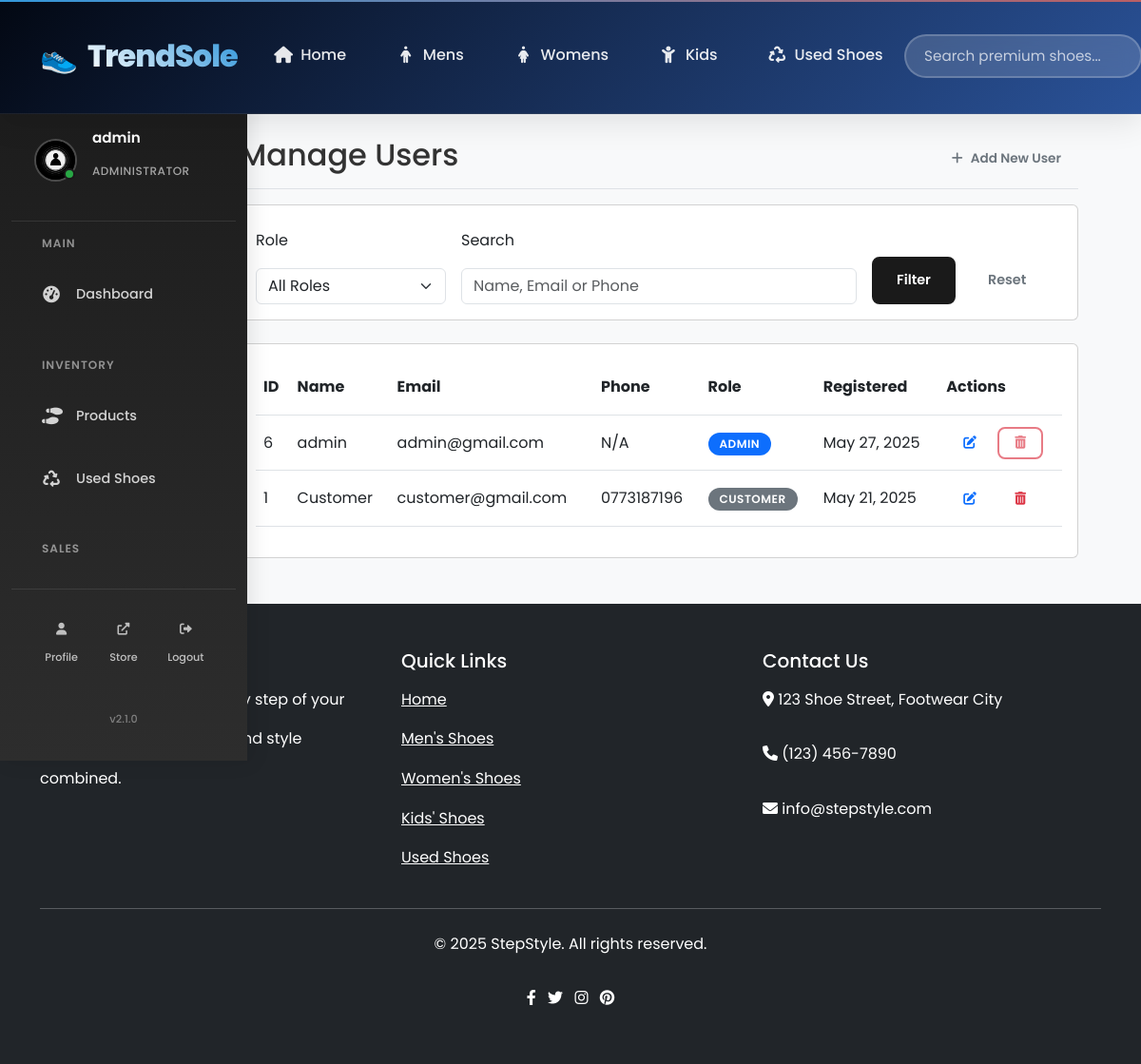
/shoe_store/admin/users/manage.php (signed in), run on the app's committed database.
### tables this page shows
CREATE TABLE `users` (
  `id` int(11) NOT NULL,
  `name` varchar(100) NOT NULL,
  `email` varchar(100) NOT NULL,
  `password` varchar(255) NOT NULL,
  `phone` varchar(20) DEFAULT NULL,
  `address` text DEFAULT NULL,
  `role` enum('admin','customer') DEFAULT 'customer',
  `created_at` timestamp NOT NULL DEFAULT current_timestamp()
);

### shoe_store/admin/users/manage.php (the view, shortened to what this page needs)
<?php
require_once '../../includes/header.php';
$page = isset($_GET['page']) ? (int)$_GET['page'] : 1;
$per_page = 15;
$start = ($page > 1) ? ($page * $per_page) - $per_page : 0;
$search_query = isset($_GET['search']) ? trim($_GET['search']) : '';
$query = "SELECT SQL_CALC_FOUND_ROWS id, name, email, phone, role, created_at
          FROM users";
$query .= " ORDER BY created_at DESC LIMIT $start, $per_page";
$stmt = $conn->prepare($query);
$stmt->execute();
$users = $stmt->get_result();
?>
<div class="container-fluid">
    <div class="row">
        <?php include '../includes/sidebar.php'; ?>
        <main class="col-md-9 ms-sm-auto col-lg-10 px-md-4">
            <div class="d-flex justify-content-between flex-wrap flex-md-nowrap align-items-center pt-3 pb-2 mb-3 border-bottom">
                <h1 class="h2">Manage Users</h1>
                <div class="btn-toolbar mb-2 mb-md-0">
                    <a href="add.php" class="btn btn-sm btn-outline-secondary">
                        <i class="fas fa-plus"></i> Add New User
                    </a>
                </div>
            </div>
            <div class="card mb-4">
                <div class="card-body">
                    <form method="GET" class="row g-3">
                        <div class="col-md-3">
                            <label for="role" class="form-label">Role</label>
                            <select id="role" name="role" class="form-select">
                                <option value="">All Roles</option>
                            </select>
                        </div>
                        <div class="col-md-6">
                            <label for="search" class="form-label">Search</label>
                            <input type="text" class="form-control" id="search" name="search"
                                   placeholder="Name, Email or Phone" value="<?= htmlspecialchars($search_query) ?>">
                        </div>
                        <div class="col-md-3 d-flex align-items-end">
                            <button type="submit" class="btn btn-primary me-2">Filter</button>
                            <a href="manage.php" class="btn btn-outline-secondary">Reset</a>
                        </div>
                    </form>
                </div>
            </div>
            <div class="card">
                <div class="card-body">
                    <?php if($users->num_rows > 0): ?>
                        <div class="table-responsive">
                            <table class="table table-hover align-middle">
                                <thead>
                                    <tr>
                                        <th>ID</th>
                                        <th>Name</th>
                                        <th>Email</th>
                                        <th>Phone</th>
                                        <th>Role</th>
                                        <th>Registered</th>
                                        <th>Actions</th>
                                    </tr>
                                </thead>
                                <tbody>
                                    <?php while($user = $users->fetch_assoc()): ?>
                                        <tr>
                                            <td><?= $user['id'] ?></td>
                                            <td><?= htmlspecialchars($user['name']) ?></td>
                                            <td><?= htmlspecialchars($user['email']) ?></td>
                                            <td><?= $user['phone'] ? htmlspecialchars($user['phone']) : 'N/A' ?></td>
                                            <td>
                                                <span class="badge <?= $user['role'] == 'admin' ? 'bg-primary' : 'bg-secondary' ?>">
                                                    <?= ucfirst($user['role']) ?>
                                                </span>
                                            </td>
                                            <td><?= date('M j, Y', strtotime($user['created_at'])) ?></td>
                                            <td>
                                                <a href="edit.php?id=<?= $user['id'] ?>" class="btn btn-sm btn-outline-primary" title="Edit">
                                                    <i class="fas fa-edit"></i>
                                                </a>
                                                <button class="btn btn-sm btn-outline-danger delete-user"
                                                        data-id="<?= $user['id'] ?>"
                                                        title="Delete"
                                                        <?= $_SESSION['user_id'] == $user['id'] ? 'disabled' : '' ?>>
                                                    <i class="fas fa-trash-alt"></i>
                                                </button>
                                            </td>
                                        </tr>
                                    <?php endwhile; ?>
                                </tbody>
                            </table>
                        </div>
                    <?php endif; ?>
                </div>
            </div>
        </main>
    </div>
</div>
<?php require_once '../../includes/footer.php'; ?>

### shoe_store/assets/css/style.css (style rules this page uses)
:root { --primary-color: #1a1a1a; --secondary-color: #f8f9fa; --accent-color: #007bff; --text-primary: #2c3e50; --text-secondary: #6c757d; --border-color: #e9ecef; --shadow-light: 0 2px 10px rgba(0, 0, 0, 0.1); --shadow-medium: 0 4px 20px rgba(0, 0, 0, 0.15); --shadow-heavy: 0 8px 30px rgba(0, 0, 0, 0.2); --transition: all 0.3s ease; }
body { font-family: "Inter", "Segoe UI", Tahoma, Geneva, Verdana, sans-serif; background-color: #ffffff; color: var(--text-primary); line-height: 1.6; }
.btn { border-radius: 50px; font-weight: 600; transition: var(--transition); border: 2px solid transparent; }

### shoe_store/assets/css/adminstyle.css (style rules this page uses)
.btn { padding: 0.75rem 1.5rem; border-radius: 0.5rem; font-weight: 600; font-size: 0.9rem; border: 2px solid transparent; cursor: pointer; transition: all 0.3s ease; text-decoration: none; display: inline-flex; align-items: center; gap: 0.5rem; }
.btn-primary { background-color: #1a1a1a; color: white; border-color: #1a1a1a; }
.btn-sm { padding: 0.5rem 1rem; font-size: 0.85rem; }

### shoe_store/assets/css/adminstyle2.css (style rules this page uses)
.badge { padding: 0.375rem 0.75rem; border-radius: 50px; font-size: 0.75rem; font-weight: 600; text-transform: uppercase; letter-spacing: 0.5px; }

### shoe_store/includes/header.php (style rules this page uses)
:root { --primary-color: #2c3e50; --accent-color: #e74c3c; --success-color: #27ae60; --warning-color: #f39c12; --dark-color: #1a252f; --light-color: #ecf0f1; --gradient-primary: linear-gradient(135deg, #667eea 0%, #764ba2 100%); --gradient-secondary: linear-gradient(135deg, #f093fb 0%, #f5576c 100%); --shadow-light: 0 2px 10px rgba(0,0,0,0.1); --shadow-medium: 0 5px 25px rgba(0,0,0,0.15); --shadow-heavy: 0 10px 40px rgba(0,0,0,0.2); --border-radius: 12px; --transition: all 0.3s cubic-bezier(0.4, 0, 0.2, 1); }
* { margin: 0; padding: 0; box-sizing: border-box; }
body { font-family: 'Poppins', sans-serif; line-height: 2.6; color: #333; background-color: #f8f9fa; }
.fas, .fab { transition: var(--transition); }
html { scroll-behavior: smooth; }

### data on the page
users: id "6", name "admin", email "admin@gmail.com", phone "N/A", role "ADMIN", created_at "May 27, 2025"
users: id "1", name "Customer", email "customer@gmail.com", phone "0773187196", role "CUSTOMER", created_at "May 21, 2025"

### other printed values
$_SESSION['user_name'] "admin"
